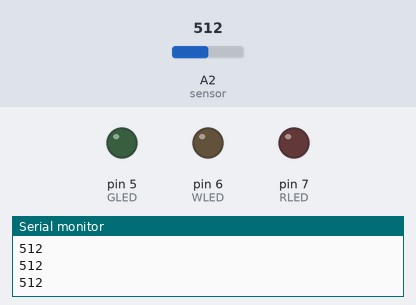
This sketch was run on a simulated Arduino Uno, built with avr-gcc and run on an emulated ATmega328P. On the bench: output pins drawn as LEDs (lit = HIGH), the last lines printed to the serial monitor. Inputs (shaded band) come from the test bench; at power-on: A2 (sensor) = 512.

Above: at 1.2 s.
1.3 s: A2 (sensor) set to 588
2.8 s: A2 (sensor) set to 617
At 3.2 s:
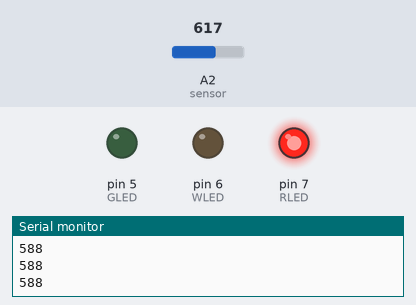
5.8 s: A2 (sensor) set to 390
At 6.6 s:
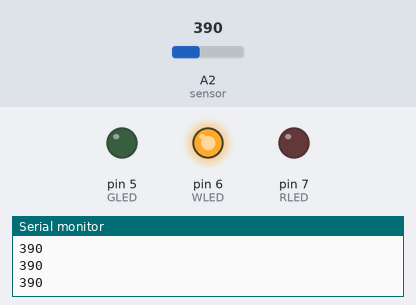
7.3 s: A2 (sensor) set to 315
8.8 s: A2 (sensor) set to 292
At 9.9 s:
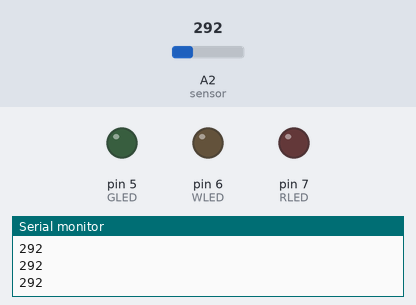
10.3 s: A2 (sensor) set to 306
At 11.0 s:
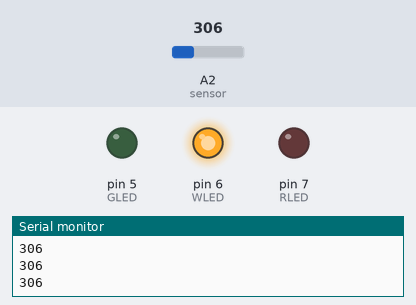
Timing chart, 0 to 12.8 s (numbered marks = the images above; inputs shaded):
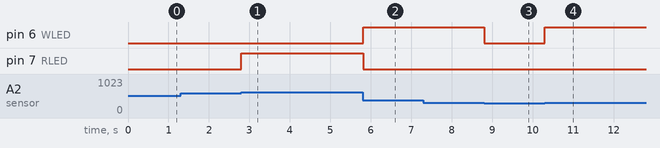

Measured:
- the behaviour switches between 600 and 601 on A2 (sensor) (found by bisection; images 0 and 1)
- the behaviour switches between 301 and 300 on A2 (sensor) (found by bisection; images 2 and 3)
- after the input at 2.8 s, pin 7 (RLED): LOW → HIGH at once
- after the input at 5.8 s, pin 6 (WLED): LOW → HIGH at once; pin 7 (RLED): HIGH → LOW at once
- after the input at 8.8 s, pin 6 (WLED): HIGH → LOW at once
- after the input at 10.3 s, pin 6 (WLED): LOW → HIGH at once

The sketch:

ImprovedNightLight.ino
```cpp
int sensor = A2;
int RLED = 7;
int WLED = 6;
int GLED = 5;
void setup() {
  // put your setup code here, to run once
  pinMode(sensor, INPUT);
  pinMode(RLED, OUTPUT);
  pinMode(WLED, OUTPUT);
  pinMode(GLED, OUTPUT);
  Serial.begin(9600);
}

void loop() {
  // put your main code here, to run repeatedly:
  Serial.println(analogRead(sensor));
  if (analogRead(sensor) > 600)
  {
    digitalWrite(RLED,HIGH);
    delay(500);
    digitalWrite(RLED,LOW);
  }
  else
  {
    digitalWrite(RLED,LOW);
  }

    if (300 < analogRead(sensor) && analogRead(sensor) < 400)
  {
    digitalWrite(WLED,HIGH);
  }
  else
  {
    digitalWrite(WLED,LOW);
  }

      if (100 < analogRead(sensor) && analogRead(sensor) < 200)
  {
    digitalWrite(GLED,HIGH);
  }
  else
  {
    digitalWrite(GLED,LOW);
  }
}
```
